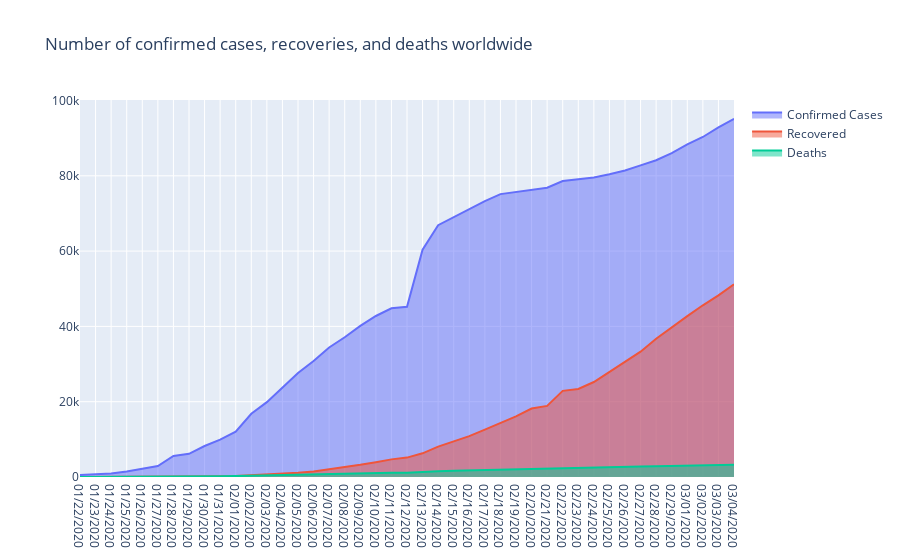

Write notebook code for a chart like this one.
### Code cell
fig = go.Figure()

fig.add_trace(go.Scatter(x=df_date['ObservationDate'], y=df_date['Confirmed'], fill='tozeroy', name='Confirmed Cases')) # fill down to xaxis
fig.add_trace(go.Scatter(x=df_date['ObservationDate'], y=df_date['Recovered'], fill='tozeroy', name='Recovered')) # fill down to xaxis
fig.add_trace(go.Scatter(x=df_date['ObservationDate'], y=df_date['Deaths'], fill='tozeroy', name='Deaths')) # fill down to xaxis

fig.update_layout(
    title_text = 'Number of confirmed cases, recoveries, and deaths worldwide',
)

fig.show()
